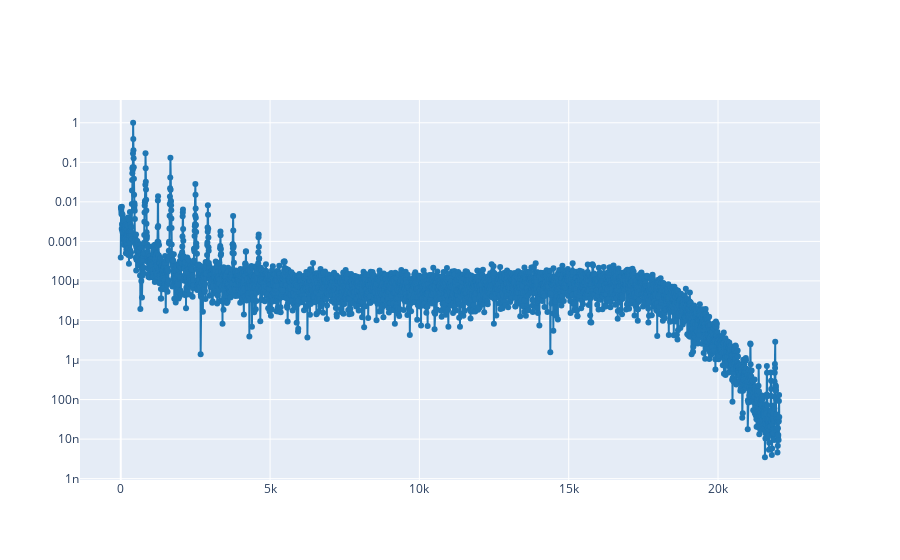

The cell this chart's notebook holds for it:
### Markdown cell above
1.2. Select a time where almost all harmonics are present and plot the spectrum at that time.

### Code cell
plot_spectrum_at(fs, tt, S, 0.25)

### Figure 1 — Plotly figure (JSON) as saved in the notebook; plotly's stock layout.template omitted (floating-point values rounded to 4 significant figures; data arrays with more than 128 entries replaced by an {"elided": "..."} marker saying what was removed)
{"data": [{"line": {"color": "#1f77b4", "shape": "linear"}, "mode": "lines+markers", "type": "scatter", "x": {"elided": "4097 float values"}, "y": {"elided": "4097 float values"}}], "layout": {"yaxis": {"type": "log"}}}
